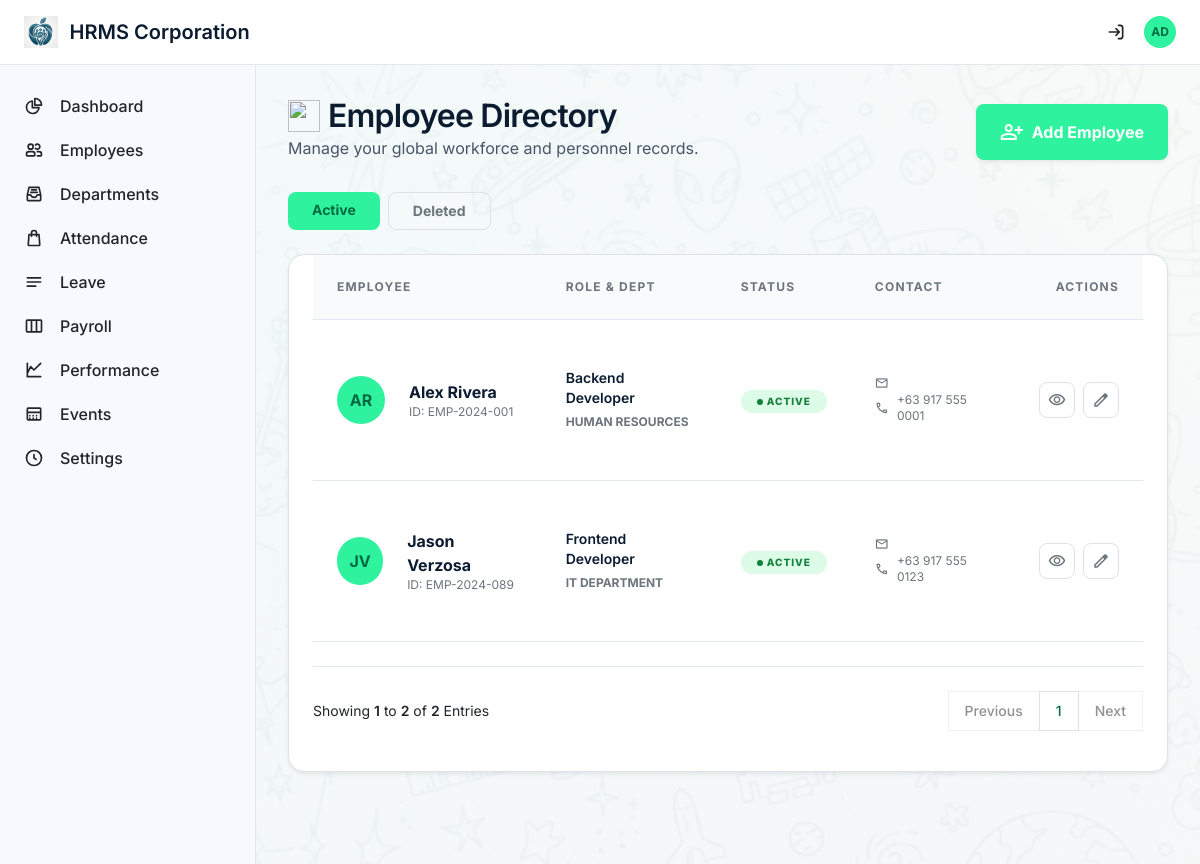
The app's page /admin/employees?show=active (signed in), older data.
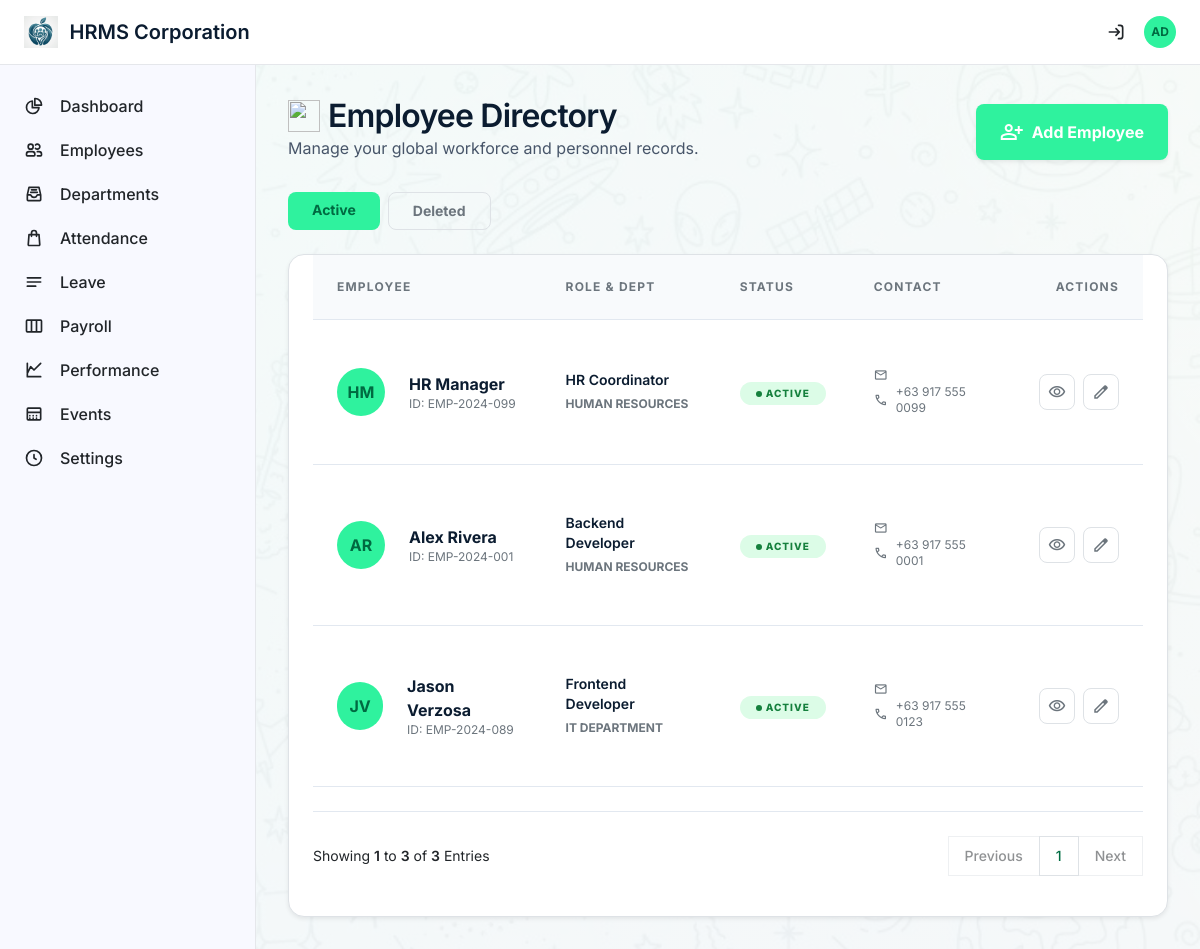
The same page, newer data.
### tables this page shows
CREATE TABLE employees (
    id INT AUTO_INCREMENT PRIMARY KEY,
    user_id INT,
    employee_id VARCHAR(20) NOT NULL UNIQUE,
    first_name VARCHAR(100) NOT NULL,
    last_name VARCHAR(100) NOT NULL,
    phone VARCHAR(50),
    department_id INT,
    position VARCHAR(255) DEFAULT NULL,
    hire_date DATE,
    salary DECIMAL(12,2),
    daily_rate DECIMAL(12,2) DEFAULT NULL,
    status ENUM('active', 'on_leave', 'terminated') DEFAULT 'active',
    address TEXT,
    avatar_url VARCHAR(500),
    created_at TIMESTAMP DEFAULT CURRENT_TIMESTAMP,
    updated_at TIMESTAMP DEFAULT CURRENT_TIMESTAMP ON UPDATE CURRENT_TIMESTAMP
);

CREATE TABLE departments (
    id INT AUTO_INCREMENT PRIMARY KEY,
    name VARCHAR(100) NOT NULL UNIQUE,
    description TEXT,
    positions TEXT DEFAULT NULL COMMENT 'JSON array of position titles',
    created_at TIMESTAMP DEFAULT CURRENT_TIMESTAMP
);

### includes/functions.php (called while the page is built, shortened)
<?php
function h(?string $value): string {
    return htmlspecialchars($value ?? '', ENT_QUOTES, 'UTF-8');
}

### pages/admin/employees.php (the view, shortened to what the changed rows need)
<?php
require_once __DIR__ . '/../../includes/header.php';
require_once __DIR__ . '/../../includes/pagination.php';
$perPage = 10;
$currentPageNum = max(1, (int) ($_GET['page'] ?? 1));
$offset = ($currentPageNum - 1) * $perPage;
$showDeleted = isset($_GET['deleted']) || (isset($_GET['show']) && $_GET['show'] === 'deleted');
$where = $showDeleted ? "u.deleted_at IS NOT NULL" : "(u.deleted_at IS NULL OR e.user_id IS NULL)";
$totalCount = $pdo->query("SELECT COUNT(*) FROM employees e LEFT JOIN users u ON e.user_id = u.id WHERE $where")->fetchColumn();
$stmt = $pdo->prepare("
    SELECT e.*, d.name as department_name, e.position as position_title, u.email as email, u.deleted_at
    FROM employees e
    LEFT JOIN departments d ON e.department_id = d.id
    LEFT JOIN users u ON e.user_id = u.id
    WHERE $where
    ORDER BY e.last_name ASC
    LIMIT :limit OFFSET :offset
");
$stmt->bindValue('limit', $perPage, PDO::PARAM_INT);
$stmt->bindValue('offset', $offset, PDO::PARAM_INT);
$stmt->execute();
$employees = $stmt->fetchAll();
$pagination = paginate($currentPageNum, $totalCount, $perPage, $_SERVER['REQUEST_URI'], 'page');
$pagination['base_url'] = preg_replace('/[?&]page=\d+/', '', $pagination['base_url']);
?>
<div class="employees-page max-w-7xl mx-auto">
    <div class="flex justify-between items-end mb-8">
        <div>
            <h2 class="font-headline-lg text-headline-lg text-on-surface tracking-tight flex items-center gap-2"><img
                    src="<?= BASE_URL ?>/public/emojis/Title%20emojis/employees.png" class="w-8 h-8" alt=""> Employee
                Directory</h2>
        </div>
    </div>
    <div class="bg-surface-container-lowest rounded-2xl shadow-sm overflow-hidden border border-border-subtle pb-10 px-4">
        <div class="overflow-x-auto">
            <table class="w-full employee-table border-collapse">
                <thead>
                    <tr class="bg-surface-muted border-b border-border-subtle">
                        <th class="text-left px-6 py-4 text-label-sm text-secondary uppercase tracking-widest font-bold">Employee</th>
                        <th class="text-left px-6 py-4 text-label-sm text-secondary uppercase tracking-widest font-bold">Role & Dept</th>
                        <th class="text-left px-6 py-4 text-label-sm text-secondary uppercase tracking-widest font-bold">Status</th>
                        <th class="text-left px-6 py-4 text-label-sm text-secondary uppercase tracking-widest font-bold">Contact</th>
                        <th class="text-right px-6 py-4 text-label-sm text-secondary uppercase tracking-widest font-bold">Actions</th>
                    </tr>
                </thead>
                <tbody>
                    <?php if (empty($employees)): ?>
                        <tr>
                            <td colspan="5" class="px-6 py-12 text-center text-secondary">No employees found.</td>
                        </tr>
                    <?php else: ?>
                        <?php foreach ($employees as $emp):
                            $delAt = $emp['deleted_at'] ?? null;
                            $daysLeft = null;
                        ?>
                            <tr class="hover:bg-surface-muted transition-colors border-b border-border-subtle group <?= $delAt ? 'opacity-70' : '' ?>">
                                <td class="px-6 py-5">
                                    <div class="flex items-center gap-4">
                                        <div class="w-12 h-12 rounded-full <?= $delAt ? 'bg-error-container' : 'bg-primary-container' ?> flex items-center justify-center text-on-primary-container font-bold">
                                            <?= strtoupper(substr($emp['first_name'], 0, 1) . substr($emp['last_name'], 0, 1)) ?>
                                        </div>
                                        <div>
                                            <p class="font-bold text-on-surface text-body-md">
                                                <?= h($emp['first_name'] . ' ' . $emp['last_name']) ?>
                                            </p>
                                            <p class="text-secondary text-xs">ID: <?= h($emp['employee_id']) ?></p>
                                        </div>
                                    </div>
                                </td>
                                <td class="px-6 py-5">
                                    <div>
                                        <p class="font-semibold text-on-surface text-body-sm">
                                            <?= h($emp['position_title'] ?? 'N/A') ?>
                                        </p>
                                        <span class="text-secondary text-xs uppercase font-bold"><?= h($emp['department_name'] ?? 'N/A') ?></span>
                                    </div>
                                </td>
                                <td class="px-6 py-5">
                                    <?php if ($delAt): ?>
                                        <span class="px-3 py-1 bg-red-100 text-red-700 rounded-full text-[10px] font-extrabold uppercase tracking-widest inline-flex items-center gap-1">
                                            Deleted
                                        </span>
                                        <?php if ($daysLeft !== null && $daysLeft > 0): ?>
                                            <span class="ml-2 px-2 py-0.5 bg-orange-100 text-orange-700 rounded text-[10px] font-bold"><?= $daysLeft ?>d left</span>
                                        <?php elseif ($daysLeft !== null): ?>
                                            <span class="ml-2 px-2 py-0.5 bg-red-100 text-red-700 rounded text-[10px] font-bold">Due</span>
                                        <?php endif; ?>
                                    <?php else: ?>
                                        <span class="px-3 py-1 bg-green-100 text-green-700 rounded-full text-[10px] font-extrabold uppercase tracking-widest inline-flex items-center gap-1">
                                            <span class="w-1.5 h-1.5 bg-green-700 rounded-full animate-pulse"></span>
                                            <?= ucfirst($emp['status']) ?>
                                        </span>
                                    <?php endif; ?>
                                </td>
                                <td class="px-6 py-5">
                                    <div class="text-xs text-secondary space-y-0.5">
                                        <p class="flex items-center gap-2"><span class="material-symbols-outlined text-[14px]">mail</span>
                                            <?= h($emp['email']) ?></p>
                                        <p class="flex items-center gap-2"><span class="material-symbols-outlined text-[14px]">call</span>
                                            <?= h($emp['phone'] ?? 'N/A') ?></p>
                                    </div>
                                </td>
                                <td class="px-6 py-5">
                                    <div class="flex items-center justify-end gap-2">
                                        <a href="<?= BASE_URL ?>/admin/employee-profile?id=<?= $emp['id'] ?>"
                                            class="w-9 h-9 rounded-lg border border-border-subtle flex items-center justify-center text-secondary hover:bg-primary-container hover:text-on-primary-container transition-all"
                                            title="View Profile">
                                            <span class="material-symbols-outlined text-[18px]">visibility</span>
                                        </a>
                                        <a href="<?= BASE_URL ?>/admin/edit-employee?id=<?= $emp['id'] ?>"
                                            class="w-9 h-9 rounded-lg border border-border-subtle flex items-center justify-center text-secondary hover:bg-primary-container hover:text-on-primary-container transition-all"
                                            title="Edit Record">
                                            <span class="material-symbols-outlined text-[18px]">edit</span>
                                        </a>
                                    </div>
                                </td>
                            </tr>
                        <?php endforeach; ?>
                    <?php endif; ?>
                </tbody>
            </table>
        </div>
        <?= renderPaginationWithInfo($pagination) ?>
    </div>
</div>
<?php require_once __DIR__ . '/../../includes/footer.php'; ?>

### includes/pagination.php (shortened to what the changed rows need)
<?php
function paginate(int $currentPage, int $totalItems, int $perPage, string $baseUrl = '', string $paramName = 'page'): array {
    $totalPages = max(1, ceil($totalItems / $perPage));
    $currentPage = max(1, min($currentPage, $totalPages));
    $offset = ($currentPage - 1) * $perPage;
    return [
        'current_page' => $currentPage,
        'total_pages' => $totalPages,
        'total_items' => $totalItems,
        'per_page' => $perPage,
        'offset' => $offset,
        'has_prev' => $currentPage > 1,
        'has_next' => $currentPage < $totalPages,
        'prev_page' => $currentPage - 1,
        'next_page' => $currentPage + 1,
        'base_url' => $baseUrl,
        'param_name' => $paramName,
    ];
}
function getPaginationUrl(array $pagination, int $page): string {
    $url = $pagination['base_url'];
    $param = $pagination['param_name'];
    if (strpos($url, '?') !== false) {
        return $url . '&' . $param . '=' . $page;
    }
    return $url . '?' . $param . '=' . $page;
}
function getPageNumbers(array $pagination): array {
    $total = $pagination['total_pages'];
    $pages = [];
    if ($total <= 7) {
        for ($i = 1; $i <= $total; $i++) {
            $pages[] = $i;
        }
    }
    return $pages;
}
function renderPaginationWithInfo(array $pagination): string {
    $start = $pagination['offset'] + 1;
    $end = min($pagination['offset'] + $pagination['per_page'], $pagination['total_items']);
    $pages = getPageNumbers($pagination);
    $html = '<div class="flex flex-col sm:flex-row sm:items-center sm:justify-between gap-4 mt-6 pt-4 border-t border-border-subtle">
        <span class="text-sm text-body">
            Showing <span class="font-semibold text-heading">' . $start . '</span> to <span class="font-semibold text-heading">' . $end . '</span> of <span class="font-semibold text-heading">' . number_format($pagination['total_items']) . '</span> Entries
        </span>
        <nav aria-label="Page navigation">
            <ul class="flex -space-x-px text-sm">
                <li>
                    <a href="' . ($pagination['has_prev'] ? getPaginationUrl($pagination, $pagination['prev_page']) : '#') . '"
                       class="flex items-center justify-center text-body bg-neutral-secondary-medium box-border border border-default-medium hover:bg-neutral-tertiary-medium hover:text-heading font-medium rounded-s-base text-sm px-3 h-10 focus:outline-none ' . (!$pagination['has_prev'] ? 'opacity-50 pointer-events-none' : '') . '">
                        Previous
                    </a>
                </li>';
    foreach ($pages as $page) {
        if ($page === '...') {
            $html .= '<li><span class="flex items-center justify-center text-body bg-neutral-secondary-medium border border-default-medium text-sm w-10 h-10">...</span></li>';
        } else {
            $isActive = $page == $pagination['current_page'];
            $html .= '<li>
                <a href="' . getPaginationUrl($pagination, $page) . '"
                   class="flex items-center justify-center ' . ($isActive ? 'text-fg-brand bg-neutral-tertiary-medium' : 'text-body bg-neutral-secondary-medium') . ' box-border border border-default-medium hover:bg-neutral-tertiary-medium hover:text-heading font-medium text-sm w-10 h-10 focus:outline-none">
                    ' . $page . '
                </a>
            </li>';
        }
    }
    $html .= '<li>
                <a href="' . ($pagination['has_next'] ? getPaginationUrl($pagination, $pagination['next_page']) : '#') . '"
                   class="flex items-center justify-center text-body bg-neutral-secondary-medium box-border border border-default-medium hover:bg-neutral-tertiary-medium hover:text-heading font-medium rounded-e-base text-sm px-3 h-10 focus:outline-none ' . (!$pagination['has_next'] ? 'opacity-50 pointer-events-none' : '') . '">
                    Next
                </a>
            </li>
        </ul>
    </nav>
</div>';
    return $html;
}

Row changes from the older to the newer data that the page shows:
added employees: first_name+last_name "HM", first_name+last_name "HR Manager", employee "EMP-2024-099", position "HR Coordinator", department.name "HUMAN RESOURCES", status "ACTIVE", phone "+63 917 555 0099"
Text that changed along with them:
$end: "2" → "3"
$pagination['total_items']: "2" → "3"
